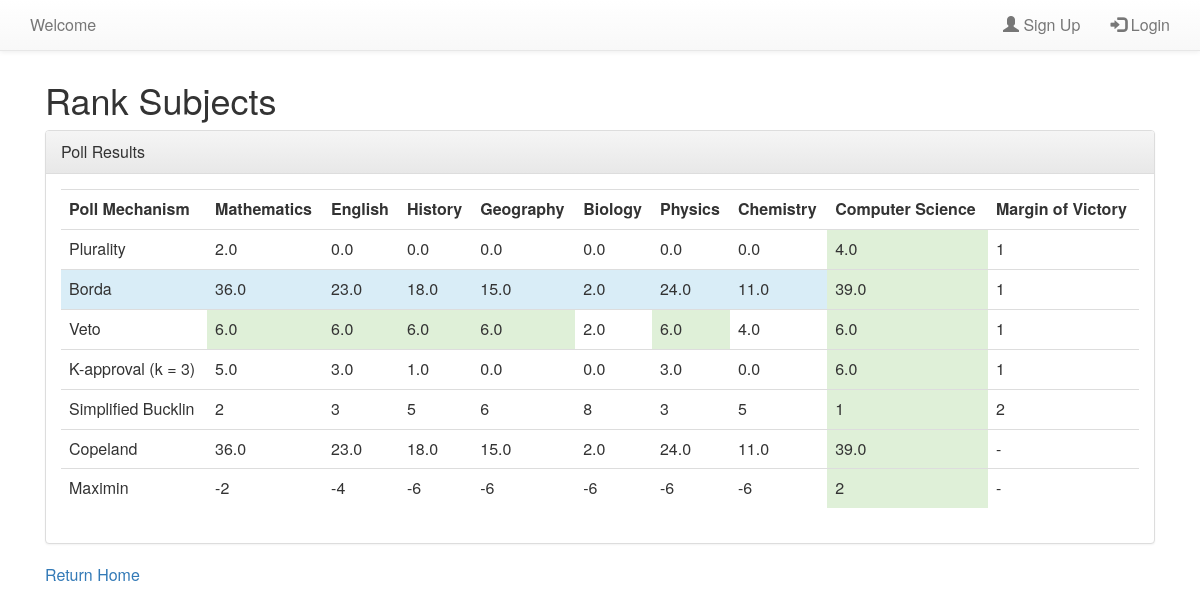
/polls/1/vote/results/, run on the app's committed database.
### polls/models.py (models this page shows, shortened)
@python_2_unicode_compatible
class Question(models.Model):
    question_text = models.CharField(max_length=20)
    question_desc = models.CharField(max_length=500, null=True, blank=True)
    image = models.ImageField(upload_to='static/items/', blank=True, null=True)
    imageURL = models.CharField(max_length=500, blank=True, null=True)
    pub_date = models.DateTimeField('date published')
    follow_up = models.OneToOneField('Question', on_delete=models.CASCADE, null = True, blank = True)
    question_owner = models.ForeignKey(User, null=True)
    question_voters = models.ManyToManyField(User, related_name='voters')
    status = models.IntegerField(default=1)
    display_pref = models.IntegerField(default=1)
    emailInvite = models.BooleanField(default=True)
    emailDelete = models.BooleanField(default=True)
    emailStart = models.BooleanField(default=True)
    emailStop = models.BooleanField(default=True)
    poll_algorithm = models.IntegerField(default=1)
    question_type = models.IntegerField(default=1)
    winner = models.CharField(max_length=200)

@python_2_unicode_compatible
class Item(models.Model):
    question = models.ForeignKey(Question, on_delete=models.CASCADE)
    item_text = models.CharField(max_length=200)
    image = models.ImageField(upload_to='static/img/items/', blank=True, null=True)
    imageURL = models.CharField(max_length=500, blank=True, null=True)
    def __str__(self):
        return self.item_text

### polls/views.py (the view)
# urls.py: url(r'^(?P<pk>[0-9]+)/vote/results/$', views.VoteResultsView.as_view(), name='voteresults'),
class VoteResultsView(generic.DetailView):
    model = Question
    template_name = 'polls/vote_rule.html'
    def get_context_data(self, **kwargs):
        ctx = super(VoteResultsView, self).get_context_data(**kwargs)
        all_responses = self.object.response_set.reverse()
        (latest_responses, previous_responses) = categorizeResponses(all_responses)
        ctx['latest_responses'] = latest_responses
        ctx['previous_responses'] = previous_responses
        ctx['cand_map'] = getCandidateMap(latest_responses[0]) if (len(latest_responses) > 0) else None
        ctx['vote_results'] = getVoteResults(latest_responses)
        ctx['poll_algorithms'] = ["Plurality", "Borda", "Veto", "K-approval (k = 3)", "Simplified Bucklin", "Copeland", "Maximin"]
        ctx['margin_victory'] = getMarginOfVictory(latest_responses)
        return ctx

### polls/models.py (called while the page is built)
    def __getitem__(self, key):
        return self.keyvaluepair_set.get(key=key).value

    def items(self):
        return [(kvp.key, kvp.value) for kvp in self.keyvaluepair_set.all()]

    def get(self, key, default=None):
        try:
            return self[key]
        except KeyError:
            return default

### polls/prefpy/mechanism.py (called while the page is built)
    def getWinners(self, profile):
        candScores = self.getCandScoresMap(profile)
        if self.maximizeCandScore == True:
            bestScore = max(candScores.values())
        else:
            bestScore = min(candScores.values())
        winners = []
        for cand in candScores.keys():
            if candScores[cand] == bestScore:
                winners.append(cand)
        return winners

    def getCandScoresMap(self, profile):
        elecType = profile.getElecType()
        if elecType != "soc":
            print("ERROR: unsupported election type")
            exit()
        candScoresMap = dict()
        for cand in profile.candMap.keys():
            candScoresMap[cand] = 0.0
        rankMaps = profile.getRankMaps()
        rankMapCounts = profile.getPreferenceCounts()
        scoringVector = self.getScoringVector(profile)
        for i in range(0, len(rankMaps)):
            rankMap = rankMaps[i]
            rankMapCount = rankMapCounts[i]
            for cand in rankMap.keys():
                candScoresMap[cand] += scoringVector[rankMap[cand]-1]*rankMapCount
        return candScoresMap

    def getScoringVector(self, profile):
        scoringVector = []
        scoringVector.append(1)
        for i in range(1, profile.numCands):
            scoringVector.append(0)
        return scoringVector

    def getScoringVector(self, profile):
        scoringVector = []
        for i in range(0, profile.numCands-1):
            scoringVector.append(1)
        scoringVector.append(0)
        return scoringVector

    def getScoringVector(self, profile):
        scoringVector = []
        score = profile.numCands-1
        for i in range(0, profile.numCands):
            scoringVector.append(score)
            score -= 1
        return scoringVector

    def getScoringVector(self, profile):
        scoringVector = []
        for i in range(0, self.k):
            scoringVector.append(1)
        for i in range(self.k, profile.numCands):
            scoringVector.append(0)
        return scoringVector

### polls/templatetags/poll_extra.py (called while the page is built)
@register.filter
def largest(l):
    return max(l)

@register.filter
def smallest(l):
    return min(l)

### polls/templates/polls/vote_rule.html
{% extends 'polls/base.html' %}
{% load poll_extra %}
{% block content %}
    <div class="col-md-12">
        <h1>{{ question.question_text }}</h1>
        {% if cand_map and question.status == 3 %}
        {% if question.question_owner == request.user or question.display_pref == 1 %}
        <div class="panel panel-default">
            <div class="panel-heading">Poll Results</div>
            <div class="panel-body">
                <table class="table">
                    <tr>
                        <th>Poll Mechanism</th>
                        {% for option in cand_map.values %}
                            <th>{{ option }}</th>
                        {% endfor %}
                        <th>Margin of Victory</th>
                    </tr>
                    {% for item in vote_results %}
                        <tr>
                            {% for algorithm in poll_algorithms %}
                                {% if forloop.counter == forloop.parentloop.counter %}
                                    <td {% if question.poll_algorithm == forloop.parentloop.counter %}class="info"{% endif %}>{{ algorithm }}</td>
                                {% endif %}
                            {% endfor %}
                            {% for score in item.values %}
                                {% if score == item.values|smallest and forloop.parentloop.counter == 5 %}
                                    <td class="success">{{ score }}</td>
                                {% elif score == item.values|largest and forloop.parentloop.counter != 5 %}
                                    <td class="success">{{ score }}</td>
                                {% else %}
                                    <td {% if question.poll_algorithm == forloop.parentloop.counter %}class="info"{% endif %}>{{ score }}</td>
                                {% endif %}
                            {% endfor %}
                            {% if forloop.counter < 5 %}
                                <td>{{ margin_victory.0 }} </td>
                            {% elif forloop.counter == 5 %}
                                <td>{{ margin_victory.4 }}</td>
                            {% else %}
                                <td>-</td>
                            {% endif %}
                        </tr>
                    {% endfor %}
                </table>
            </div>
        </div>
        {% endif %}
        {% endif %}
        <a href="{% url 'polls:index' %}"> Return Home</a>
    </div>
{% endblock %}

### static/css/shared.css (style rules this page uses)
* { font-size: 100%; }
a { font-size: 100%; text-decoration: none !important; }

### static/css/desktop.css (style rules this page uses)
body { min-height: 1000px; padding-top: 60px; padding-bottom: 20px; margin-left: 0; margin-right: 0; padding-left: 5px; padding-right: 5px; font-size: medium; }

### data on the page
Question: question_text "Rank Subjects"
Item: item_text "Mathematics"
Item: item_text "English"
Item: item_text "History"
Item: item_text "Geography"
Item: item_text "Biology"
Item: item_text "Physics"
Item: item_text "Chemistry"
Item: item_text "Computer Science"

### other printed values
{{ algorithm }} "Plurality" "Borda" "Veto" "K-approval (k = 3)" "Simplified Bucklin" "Copeland" "Maximin"
{{ score }} "2.0" "0.0" "0.0" "0.0" "0.0" "0.0" "0.0" "36.0" "23.0" "18.0" "15.0" "2.0" "24.0" "11.0" "2.0" "4.0" "5.0" "3.0" "1.0" "0.0" "0.0" "3.0" "0.0" "2" "3" "5" "6" "8" "3" "5" "36.0" "23.0" "18.0" "15.0" "2.0" "24.0" "11.0" "-2" "-4" "-6" "-6" "-6" "-6" "-6"
{{ score }} "4.0" "39.0" "6.0" "6.0" "6.0" "6.0" "6.0" "6.0" "6.0" "39.0" "2"
{{ margin_victory.0 }} "1" "1" "1" "1"
{{ score }} "1"
{{ margin_victory.4 }} "2"
